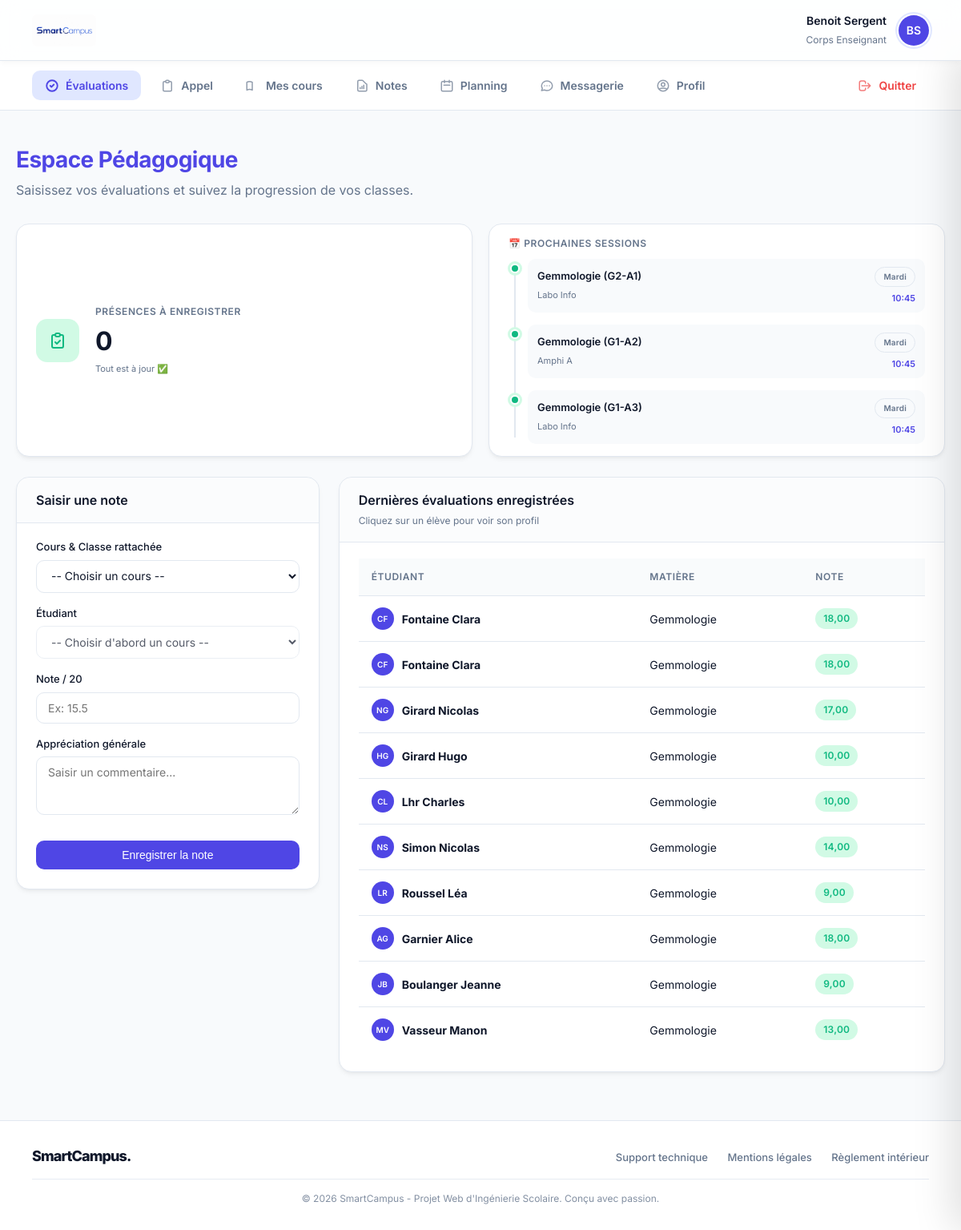
The page /dashboard_professeur.php (signed in) on the database its author committed.
### tables this page shows
CREATE TABLE utilisateurs (
        id INTEGER PRIMARY KEY AUTOINCREMENT,
        prenom TEXT NOT NULL,
        nom TEXT NOT NULL,
        email TEXT UNIQUE NOT NULL,
        role TEXT CHECK(role IN ('etudiant', 'professeur', 'administrateur')) NOT NULL,
        mot_de_passe_hash TEXT NOT NULL,
        statut_compte TEXT DEFAULT 'actif',
        groupe_id INTEGER,
        FOREIGN KEY(groupe_id) REFERENCES groupes(id) ON DELETE SET NULL
    );

CREATE TABLE cours (
        id INTEGER PRIMARY KEY AUTOINCREMENT,
        titre TEXT NOT NULL,
        categorie TEXT NOT NULL,
        description TEXT,
        groupe_id INTEGER,
        professeur_id INTEGER, jour VARCHAR(20) DEFAULT 'Lundi', heure_debut VARCHAR(10) DEFAULT '08:30', heure_fin VARCHAR(10) DEFAULT '10:30', salle VARCHAR(50) DEFAULT 'Non assignée',
        FOREIGN KEY(groupe_id) REFERENCES groupes(id) ON DELETE CASCADE,
        FOREIGN KEY(professeur_id) REFERENCES utilisateurs(id) ON DELETE SET NULL
    );

CREATE TABLE groupes (
        id INTEGER PRIMARY KEY AUTOINCREMENT,
        nom TEXT NOT NULL UNIQUE
    );

### dashboard_professeur.php (the view, shortened to what the rows shown need)
<?php
require_once 'db.php';
$prof_id = $_SESSION['utilisateur_id'];
$mes_cours = $db->query("
    SELECT c.*, g.nom as groupe_nom
    FROM cours c
    JOIN groupes g ON c.groupe_id = g.id
    WHERE c.professeur_id = $prof_id
    ORDER BY c.titre
")->fetchAll();
$prochains_cours_prof = $db->query("
    SELECT c.*, g.nom as groupe_nom
    FROM cours c
    JOIN groupes g ON c.groupe_id = g.id
    WHERE c.professeur_id = $prof_id
    ORDER BY CASE c.jour
        WHEN 'Lundi' THEN 1 WHEN 'Mardi' THEN 2 WHEN 'Mercredi' THEN 3
        WHEN 'Jeudi' THEN 4 WHEN 'Vendredi' THEN 5 ELSE 6
    END, c.heure_debut ASC
    LIMIT 3
")->fetchAll();
$historique_notes = $db->query("
    SELECT n.*, u.nom as etud_nom, u.prenom as etud_prenom, u.id as etud_id, c.titre as cours_titre
    FROM notes n
    JOIN utilisateurs u ON n.etudiant_id = u.id
    JOIN cours c ON n.cours_id = c.id
    WHERE c.professeur_id = $prof_id
    ORDER BY n.id DESC
")->fetchAll();
?>
<!DOCTYPE html>
<html lang="fr">
<head>
    <link rel="stylesheet" href="style.css">
</head>
<body>
    <?php include 'menu.php'; ?>
    <div class="container">
        <div style="margin-bottom: 30px;">
            <h1 style="color:var(--primary);">Espace Pédagogique</h1>
        </div>
        <div class="stats-container">
            <div class="card stat-card">
                <div class="stat-info">
                    <h2>Présences à enregistrer</h2>
                </div>
            </div>
            <div class="card" style="padding: 15px 24px;">
                <h2 style="font-size:12px; text-transform:uppercase; color:var(--text-muted); margin-bottom:10px; letter-spacing:0.05em;">📅 Prochaines sessions</h2>
                <?php if (empty($prochains_cours_prof)): ?>
                    <p style="font-size:13px; color:var(--text-muted); margin:5px 0;">Aucun cours planifié.</p>
                <?php else: ?>
                    <div class="timeline">
                        <?php foreach($prochains_cours_prof as $pcp): ?>
                            <div class="timeline-item">
                                <div class="timeline-badge"></div>
                                <div class="timeline-content" style="padding:8px 12px;">
                                    <div>
                                        <span style="font-size:13px; font-weight:600; display:block;">
                                            <?= htmlspecialchars($pcp['titre']) ?> (<?= htmlspecialchars($pcp['groupe_nom']) ?>)
                                        </span>
                                        <span style="font-size:11px; color:var(--text-muted);">
                                            <?= htmlspecialchars($pcp['salle'] ?? 'Salle à définir') ?>
                                        </span>
                                    </div>
                                    <div style="text-align: right;">
                                        <span class="badge badge-neutral" style="font-size:10px;">
                                            <?= htmlspecialchars($pcp['jour'] ?? 'Lundi') ?>
                                        </span><br>
                                        <span style="font-size:11px; font-weight:600; color:var(--primary);">
                                            <?= htmlspecialchars(substr($pcp['heure_debut'] ?? '08:30', 0, 5)) ?>
                                        </span>
                                    </div>
                                </div>
                            </div>
                        <?php endforeach; ?>
                    </div>
                <?php endif; ?>
            </div>
        </div>
        <div class="dashboard-grid inverse">
            <div class="card" style="align-self: start;">
                <div class="card-header"><h2>Saisir une note</h2></div>
            </div>
            <div class="card">
                <div class="card-header">
                    <h2>Dernières évaluations enregistrées</h2>
                </div>
                <?php if (empty($historique_notes)): ?>
                    <div class="empty-state">
                        <p>Aucune note enregistrée pour le moment.</p>
                    </div>
                <?php else: ?>
                    <table>
                        <tr>
                            <th>Étudiant</th>
                            <th>Matière</th>
                            <th>Note</th>
                        </tr>
                    </table>
                <?php endif; ?>
            </div>
        </div>
    </div>
</body>
</html>

### menu.php (shortened to what the rows shown need)
<?php
require_once 'db.php';
$mon_id = $_SESSION['utilisateur_id'];
$mon_role = $_SESSION['role'];
$stmt_menu = $db->prepare("SELECT u.*, g.nom as nom_groupe FROM utilisateurs u LEFT JOIN groupes g ON u.groupe_id = g.id WHERE u.id = ?");
$stmt_menu->execute([$mon_id]);
$user_menu = $stmt_menu->fetch(PDO::FETCH_ASSOC);
$initiales_menu = strtoupper(substr($user_menu['prenom'], 0, 1) . substr($user_menu['nom'], 0, 1));
$avatar_menu_url = null;
?>
<header class="top-bar">
    <div class="user-widget">
        <div class="user-widget-info" style="text-align: right;">
            <strong style="color:var(--text-main); font-size:14px;"><?= htmlspecialchars($user_menu['prenom'] . ' ' . $user_menu['nom']) ?></strong>
            <span style="font-size:12px; color:var(--text-muted);">
                <?php
                if ($mon_role === 'administrateur') echo 'Administration';
                elseif ($mon_role === 'professeur') echo 'Corps Enseignant';
                else echo htmlspecialchars($user_menu['nom_groupe'] ?? 'Étudiant');
                ?>
            </span>
        </div>
        <div class="avatar-small" <?= $mon_role === 'administrateur' ? 'style="background: #1e293b;"' : '' ?>>
            <?php if ($avatar_menu_url): ?><img src="<?= $avatar_menu_url ?>" alt="Profil"><?php else: ?><?= $initiales_menu ?><?php endif; ?>
        </div>
    </div>
</header>

### rows shown on the page
utilisateurs: prenom+nom "Benoit Sergent", initiales_menu "BS"
cours: titre "Gemmologie", groupe.nom "G2-A1", salle "Labo Info", jour "Mardi", heure_debut "10:45"
cours: titre "Gemmologie", groupe.nom "G1-A2", salle "Amphi A", jour "Mardi", heure_debut "10:45"
cours: titre "Gemmologie", groupe.nom "G1-A3", salle "Labo Info", jour "Mardi", heure_debut "10:45"

### other values the page prints
$nb_presences_a_faire "0"
$e_init "CF"
$n['etud_nom'] . ' ' . $n['etud_prenom'] "Fontaine Clara"
$n['cours_titre'] "Gemmologie"
$n['valeur_note'] "18,00"
$e_init "NG"
$n['etud_nom'] . ' ' . $n['etud_prenom'] "Girard Nicolas"
$n['valeur_note'] "17,00"
$e_init "HG"
$n['etud_nom'] . ' ' . $n['etud_prenom'] "Girard Hugo"
$n['valeur_note'] "10,00"
$e_init "CL"
$n['etud_nom'] . ' ' . $n['etud_prenom'] "Lhr Charles"
$e_init "NS"
$n['etud_nom'] . ' ' . $n['etud_prenom'] "Simon Nicolas"
